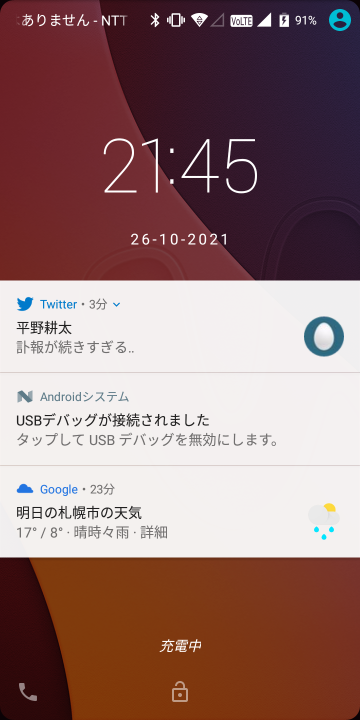
#> input picture adb_test/power_on_screen.png, 720 x 1440 px, found by its file name (shown at 1/2 size)
$ python cv2_test4_4.py   (older library calls are emulated)
#> lines starting #> are read from the running program, lines starting #| are printed output that depends on the picture; after the words box and inside, x2 and y2 are one past the last pixel; in counts of white or black regions, pixels touching at a corner belong together
### logger_util/logging_util.py
# -*- coding: utf-8 -*-
"""logger_util.py - Logger Utility

ログレベル「ERROR,CRITICAL」をログ出力を重複せずに、
出力する内容(書式)を変更するためのクラス
"""

import logging
from logging import config, exception
import sys
import json
from enum import IntEnum
from enum import Enum
# import logger_init

class const_str(Enum):
    DEFAULT_FORMAT = '[%(levelname)s]%(name)s -> %(message)s'
    DEFAULT_FILE_NAME = 'app.log'

class LogLevel(IntEnum):
    CRITICAL = 101
    ERROR = 102
    WARNING = 103
    DEBUG = 104
    REPORT = 105
    INFO = 106
    TRACE = 107
    NOTSET = 199

class const(IntEnum):
    STREAM_HANDLER = 0b0001
    FILE_HANDLER = 0b0010
    LEVEL_CRITICAL = 101
    LEVEL_ERROR = 102
    LEVEL_WARNING = 103
    LEVEL_DEBUG = 104
    LEVEL_REPORT = 105
    LEVEL_INFO = 106
    LEVEL_TRACE = 107
    LEVEL_NOTSET = 199
    DEFAULT_LEVEL = logging.INFO
    DEFAULT_HANDLER = STREAM_HANDLER | FILE_HANDLER

class logger_info():
    logger : logging.Logger = None
    logger_name : str = ''
    log_file_name : str = ''
    log_format : str = ''
    log_level : int = ''
    config_file_path : str = ''
    def __init__(self) -> None:
        pass
    def is_logger_none(self)-> bool:
        if self.logger == None:return True
        return False

class logger_util():
    """ logger_util : logger Utility"""
    logger_info_main : logger_info = None
    logger_info_exp : logger_info = None
    exp : logging.Logger = None
    # -------------------------------------------
    def __init__(self,
                logger_name : str,
                config_file_path : str = '',
                log_file_name : str = const_str.DEFAULT_FILE_NAME.value,
                log_level : int = const.DEFAULT_LEVEL,
                log_format : str = const_str.DEFAULT_FORMAT.value,
                handler_mode : int = const.DEFAULT_HANDLER)->None:
#> called with logger_name = 'logging_util', config_file_path = '', log_file_name = './app.log', log_level = 199, log_format = '%(asctime)s - %(message)s', handler_mode = 3
        self.logger_info_main = logger_info()
        if(config_file_path != '') & (config_file_path != None):
            # config ファイルを使用するときは、ファイル読み込み後 getloggerすること
            self.set_config(config_file_path)
            self.logger_info_main.logger  = logging.getLogger(logger_name)
            self.logger_info_main.logger_name = logger_name
            self.logger_info_main.config_file_path = config_file_path

        else:
            # root Logger で level 以上のログを取得するように設定する
            logging.getLogger().setLevel(logging.NOTSET)
            self.logger_info_main.logger = logging.getLogger(logger_name)

            # 変数をメイン logger_info に格納する
            self.logger_info_main.logger_name = logger_name
            self.logger_info_main.log_file_name = log_file_name
            self.logger_info_main.log_format = log_format
            self.logger_info_main.log_level = log_level
            # log_level より必要な handler リストを取得する
            handler_list = self.create_handler(
                handler_mode,
                self.logger_info_main.log_file_name
            )
            # handler を logger に紐づけする
            for hdr in handler_list:
                self.initialize_logger(
                    self.logger_info_main.logger,
                    hdr,
                    self.logger_info_main.log_level,
                    self.logger_info_main.log_format
                )

    ################################################
    def initialize_logger_info_for_exception(
        self,
        logger_name:str,
        log_file_name:str,
        log_level:int,
        log_format:str,
        handler_mode:int
    )->None:
        """ logger_info_main とは別の logger を self.logger_info_exp に作成する"""
        # 変数を logger_info_exp に格納する
        self.logger_info_exp = logger_info()
        self.logger_info_exp.logger_name = logger_name
        self.logger_info_exp.log_file_name = log_file_name
        self.logger_info_exp.log_format = log_format
        self.logger_info_exp.log_level = log_level
        self.logger_info_exp = self.initialize_logger_info(
            self.logger_info_exp,handler_mode
        )
        self.exp = self.logger_info_exp.logger

    # -------------------------------------------
    def initialize_logger_info(
            self,
            arg_logger_info:logger_info,
            handler_mode:int
        ) -> logger_info:
        """
        logger_info,handler_mode より logger_info を initialize する
        """
#> called with handler_mode = 3
        # logger を new する
        arg_logger_info.logger = \
            logging.getLogger(arg_logger_info.logger_name)
        ## handler は複数紐づける場合があるのでリストで処理をする
        # handler リストを取得する
        handler_list = self.create_handler(
            handler_mode,
            arg_logger_info.log_file_name
        )
        # handler と logger を紐づける。level、format もセットする
        for hdr in handler_list:
            self.initialize_logger(
                arg_logger_info.logger,
                hdr,
                arg_logger_info.log_level,
                arg_logger_info.log_format
            )
        return arg_logger_info

    # -------------------------------------------
    def initialize_logger(self,
                            logger:logging.Logger,
                            handler:logging.Handler,
                            log_level:int,
                            log_format:str) -> logging.Logger:
        """
        logger を initialize する
        """

        handler.setLevel(self.cnv_level(log_level))
        formatter = logging.Formatter(str(log_format))
        handler.setFormatter(formatter)
        logger.addHandler(handler)
        return logger

    # def initialize_logger_for_config(
    #     self,
    #     handler_mode : int,
    #     logger : logging.Logger
    # ):
    #     handler_list = self.create_handler(
    #         handler_mode,
    #         ''
    #     )
    #     # handler と logger を紐づける。level、format もセットする
    #     for hdr in handler_list:
    #         logger.addHandler(hdr)


    # -------------------------------------------
    def debug(self,value): self.logger_info_main.logger.debug(value)
    def info(self,value): self.logger_info_main.logger.info(value)
    def warning(self,value): self.logger_info_main.logger.warning(value)
    # [25 lines left out: functions error, critical, not called in this run]


    # [11 lines of commented-out code are left out]

    def create_handler(self,handler_mode:int,log_file_name:str):
        """
        handler を取得する
        """
        handler_list:logging.Handler = []
        if self.is_nth_bit_set(handler_mode,int(const.STREAM_HANDLER)):
            handler_list.append(logging.StreamHandler())
        if self.is_nth_bit_set(handler_mode,int(const.FILE_HANDLER)):
            if (log_file_name != '') & (log_file_name != None):
                handler_list.append(logging.FileHandler(log_file_name,"a"))
            else:
                print('log_file_name is nothing(length=0 or None)')
                pass
                #handler_list.append(logging.FileHandler())

        return handler_list

    def cnv_level(self,level:int):
        """
        logger_const 定数から logging 定数へ変換する
        """
        if(level == const.LEVEL_CRITICAL): return logging.CRITICAL
        elif(level == const.LEVEL_ERROR): return logging.ERROR
        elif(level == const.LEVEL_WARNING): return logging.WARNING
        elif(level == const.LEVEL_INFO): return logging.INFO
        elif(level == const.LEVEL_DEBUG): return logging.DEBUG
        else: return logging.NOTSET

    def is_nth_bit_set(self,num: int, n: int) -> bool:
        """ n が num に含まれているか判定する"""
        if num | (1 << n):
            return True
        return False

    # [12 lines of commented-out code are left out]

    def get_logger_exp(self) -> logging.Logger:
        """Logger object (exception) を取得する"""
        return self.logger_info_exp.logger

    def get_logger_main(self) -> logging.Logger:
        """Logger object (main) を取得する"""
        return self.logger_info_main.logger

    def get_root_logger(self) -> logging.Logger:
        """Logger object を取得する (return getLogger()) """
        return logging.getLogger()

    def get_logger_from_logging(self,name:str) -> logging.Logger:
        """Logger object を取得する (return getLogger(name)) """
        return logging.getLogger(name)

    # [8 lines left out: function set_config, not called in this run]

#リネーム
class LoggerUtility(logger_util):
    pass

def intialize_logger_util(
    log_file_name : str,
    config_file_path : str,
    basic_log_format : str,
    exception_log_format : str
)-> logger_util:
    format = basic_log_format
    loggeru = logger_util(
        __name__,
        config_file_path,
        log_file_name,
        const.LEVEL_NOTSET,
        format,
        const.FILE_HANDLER |
        const.STREAM_HANDLER
    )

    format = exception_log_format
    loggeru.initialize_logger_info_for_exception(
        __name__ + 'exp',
        log_file_name,
        const.LEVEL_ERROR,
        format,
        const.FILE_HANDLER |
        const.STREAM_HANDLER
    )
    return loggeru

from abc import ABCMeta, abstractmethod
import pathlib,os
import datetime,shutil
# [7 lines left out: function get_dir_path_from_path, not called in this run]

class BasicLogger(metaclass=ABCMeta):
    """

    log管理を、コンソールのみ、テキストのみ、htmlとテキスト
    など使い分けるための基本クラス
    """
    # [35 lines left out: functions __init__, set_log_dir, not called in this run]
    def __get_time(self):
        """時間を取得する（Log出力用）"""
        return datetime.datetime.now().strftime('%Y/%M/%D %h:%m:%d:%s.%f') + '  '
    # [41 lines left out: functions __write_file, add_log, print_log, add_log_sepalater, save_image_copy, save_image_move and 2 more, not called in this run]
# [68 lines of commented-out code are left out]

### cv2_test1/cv2_image_io.py
import cv2
import os

class cv2_image():
    path = ''
    logger = None
    img = None
    def __init__(self,arg_logger,arg_path:str = '') -> None:
        self.path = arg_path
        self.logger = arg_logger
        if arg_path == '' :
            return
        is_set = self.set_image_from_path(arg_path)
        if not is_set:
            self.logger.error(__name__ +'.__init__ :set image ERROR')

    def set_image_from_path(self,path:str) -> bool:
#> called with path = 'image/power_on_screen.png'
        fn = '.set_image_from_path'
        try:
            if (path == '')|(path == None):
                self.logger.error(__name__ + fn +':path is nothing')
                return False
            else:
                self.path = path
                if not os.path.exists(self.path):
                    self.logger.error(__name__ + fn +':path not exists. path=' + self.path)
                    return False

            self.img = cv2.imread(self.path)
#> self.img is the input picture: shape (1440, 720, 3); mean B, G, R 113.4, 114.8, 147.3
            self.logger.info(__name__ + fn +':set image. path='+self.path)
            self.logger.info('img.shape='+ str(self.img.shape))
#> call 2 of set_image_from_path, with path = 'image/key_mark3.png'
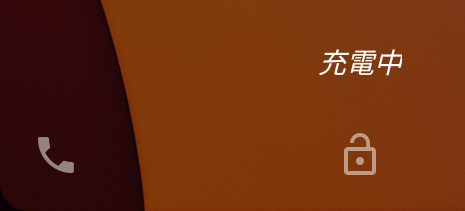
#> input picture cv2_test1/image/key_mark3.png, 465 x 211 px, found by its file name
#> in set_image_from_path, self.img is the input picture: shape (211, 465, 3); mean B, G, R 14.7, 45.4, 106.7
            return True
        except Exception as e:
            self.logger.error(e)
            return False

    # [64 lines left out: functions resize, resize_by_image, is_image_none, save_img, width, height and 1 more, not called in this run]

### cv2_test1/test1/cv2_find_image_util.py
"""画像検索　matchtemplate"""
import cv2
import numpy as np
from matplotlib import pyplot as plt

def is_match_template_from_file(logger,path_base,path_temp,threshold,
        result_file_path:str = '') -> bool:
#> called with path_base = 'image/power_on_screen.png', path_temp = 'image/key_mark3.png', threshold = 0.8, result_file_path = './ret.png'
    try:

        img_rgb = cv2.imread(path_base)
        img_gray = cv2.cvtColor(img_rgb, cv2.COLOR_BGR2GRAY)
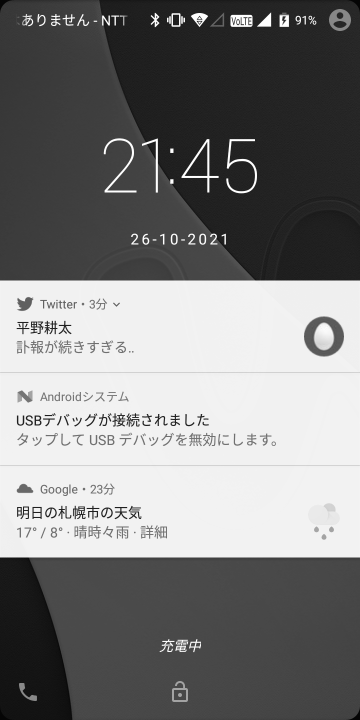
#> img_gray: shape (1440, 720) (shown at 1/2 size); min 3, max 255, mean 124.4
        #img_temp = cv2.imread(path_temp,cv2.IMREAD_GRAYSCALE)
        img_temp = cv2.imread(path_temp,0)
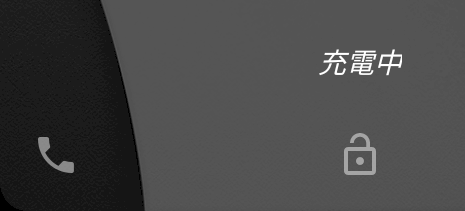
#> img_temp: shape (211, 465); min 0, max 255, mean 69.9
        w, h = img_temp.shape[::-1]
#> w = 465; h = 211

        similarity2 = cv2.TM_CCORR_NORMED
        res = cv2.matchTemplate(img_gray,img_temp,cv2.TM_CCOEFF_NORMED)
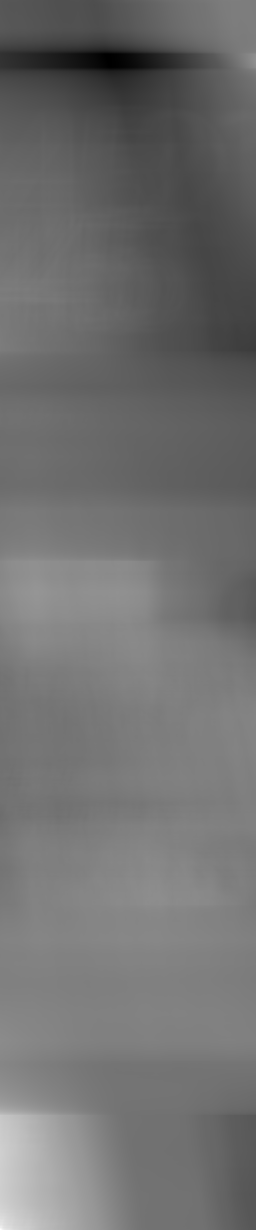
#> res: shape (1230, 256) float32; min -0.795, max 0.996, mean -0.00458; drawn with min black and max white
        # threshold = 0.8
        loc = np.where( res >= threshold)
#> loc = 27 positions, rows 1223 to 1229, columns 0 to 7
        for pt in zip(*loc[::-1]):
            cv2.rectangle(img_gray, pt, (pt[0] + w, pt[1] + h), (0,0,255), 2)
#> this loop made 27 passes
#> pt on passes 1 to 12: (0, 1223), (1, 1223), (0, 1224), (1, 1224), (0, 1225), (1, 1225), (2, 1225), (0, 1226), (1, 1226), (2, 1226), (3, 1226), (0, 1227)
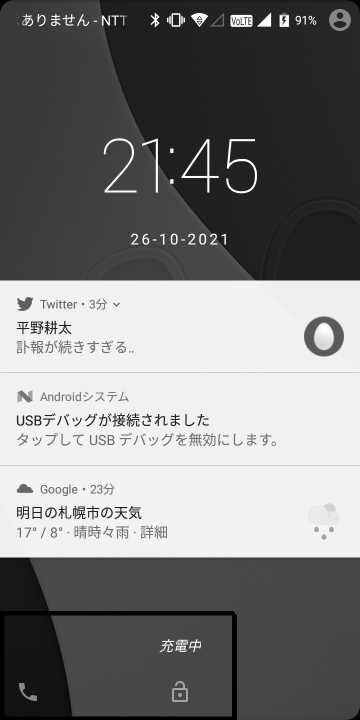
#> img_gray: shape (1440, 720) (shown at 1/2 size); 1.1% of pixels changed, all inside (x1, y1, x2, y2) = (0, 1222, 474, 1440)

        if result_file_path != '':
            cv2.imwrite(result_file_path,img_rgb)

        if len(loc[0])<=0:
            logger.info('match_template : result = False')
            return False
        logger.info('match_template : result = True')
        return True
    except Exception as e:
        import traceback
        traceback.print_exc()
        logger.exp.error(e)
        return False

# [29 lines left out: function is_match_template, not called in this run]

class match_template():
    logger = None
    img_base = ''
    img_temp = ''
    img_rgb = None
    threshold = 0.8
    img_result = None
    def __init__(self,logger) -> None:
        self.logger = logger

    # [16 lines left out: functions is_match_template_self, is_match_template, not called in this run]

### cv2_test1/test1/logger_init.py
"""
外部pathからlogging_utilを使用する
"""
import sys,os
from pathlib import Path
import_path = str(Path('__file__').resolve().parent.parent)+'\\logger_util'
print('import_path:'+import_path)
import_path = os.path.join('..', 'logger_util')
print('import_path:'+import_path)
sys.path.append(import_path)
import logging_util

def initialize_logger() -> logging_util.logger_util:
    log_file_name = './app.log'
    config_file_path = ''
    basic_format = '%(asctime)s - %(message)s'
    exception_format = '%(asctime)s %(filename)s:%(lineno)d[%(process)d][%(thread)d][%(levelname)s] %(module)s.%(name)s : %(message)s'
    loggeru = logging_util.intialize_logger_util(
        log_file_name,
        config_file_path,
        basic_format,
        exception_format
    )
    loggeru.initialize_logger_info_for_exception(
        __name__ + 'exp',
        log_file_name,
        logging_util.const.LEVEL_ERROR,
        exception_format,
        logging_util.const.FILE_HANDLER |
        logging_util.const.STREAM_HANDLER
    )
    return loggeru

# [10 lines of commented-out code are left out]

### cv2_test1/test1/cv2_test4_4.py

# def image_to_gray(path:str):
#     # 閾値の設定
#     threshold = 100
#     # 二値化(閾値100を超えた画素を255にする。)
#     ret, img_thresh = cv2.threshold(img, threshold, 255, cv2.THRESH_BINARY)

import sys
import numpy as np
import logger_init
import cv2_image_cnv
import cv2_image_io
import cv2_find_image_util

def main():
    logger = logger_init.initialize_logger()
    logger.info('*** ' + __file__)
    logger.info(sys._getframe().f_code.co_name)
    try:
        # set image path
        read_path = 'image/power_on_screen.png'
        temp_path = 'image/key_mark2.png'
        temp_path = 'image/key_mark3.png'
        # 画像の読み込み
        img_base = cv2_image_io.cv2_image(logger,read_path)
        img_temp =  cv2_image_io.cv2_image(logger,temp_path)
        # 二値化(閾値100を超えた画素を255にする。)
        cv2_image_cnv.logger = logger
        # ret,img_base.img = cv2_image_cnv.image_to_gray(img_base.img)
        # ret,img_temp.img = cv2_image_cnv.image_to_gray(img_temp.img)

        # 画像を検索する
        match_template = cv2_find_image_util.match_template(logger)
        match_template.img_base = img_base.img
        match_template.img_temp = img_temp.img
        result_image_path = './ret.png'
        # is_match = match_template.is_match_template_self('./ret.png')
        is_match = cv2_find_image_util.is_match_template_from_file(
            logger,
            read_path,
            temp_path,
            0.8,
            result_image_path
        )
        logger.info('is_match = ' + str(is_match))
        logger.info('result_image_path = '+ result_image_path)
    except Exception as e:
        logger.exp.error(e)

if __name__ == '__main__':
    main()
